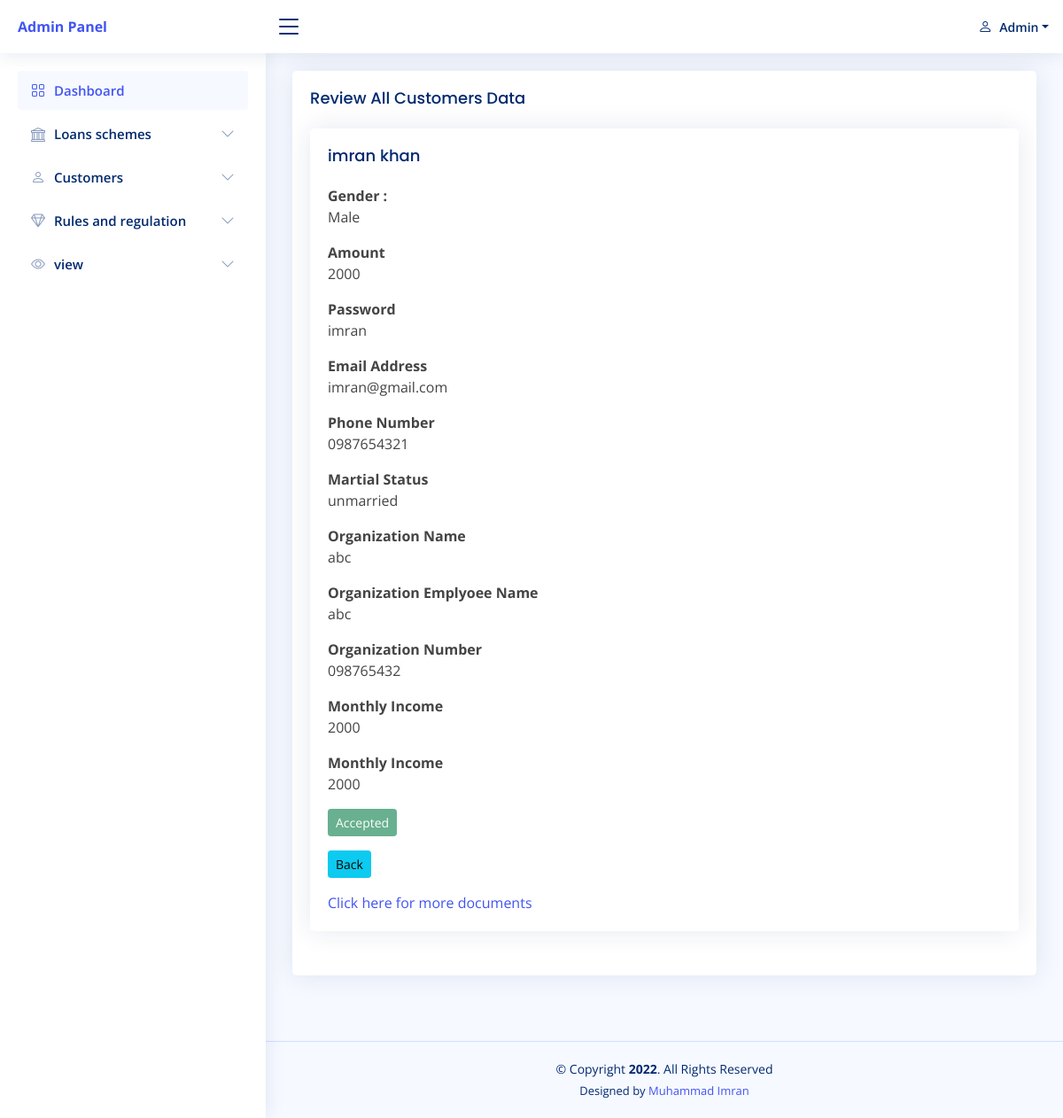
The page /NiceAdmin/Moreinfo.php?moreID=10 (signed in) on the database its author committed.
### tables this page shows
CREATE TABLE `basic_inquiry_table` (
  `basic_inquiry_id` int(11) NOT NULL AUTO_INCREMENT,
  `basic_inquiry_amount` int(11) DEFAULT NULL,
  `basic_inquiry_gender` varchar(255) DEFAULT NULL,
  `basic_inquiry_first_name` varchar(255) DEFAULT NULL,
  `basic_inquiry_last_name` varchar(255) DEFAULT NULL,
  `basic_inquiry_customer_password` varchar(255) DEFAULT NULL,
  `basic_inquiry_email_address` varchar(255) DEFAULT NULL,
  `basic_inquiry_phone_number` varchar(255) DEFAULT NULL,
  `basic_inquiry_MARITAL_STATUS` varchar(255) DEFAULT NULL,
  `basic_inquiry_emp_industry` varchar(255) DEFAULT NULL,
  `basic_inquiry_emp_industry_name` varchar(255) DEFAULT NULL,
  `basic_inquiry_emp_industry_p_number` varchar(255) DEFAULT NULL,
  `basic_inquiry_emp_monthly_income` int(11) DEFAULT NULL,
  `basic_inquiry_status` int(11) DEFAULT 1,
  PRIMARY KEY (`basic_inquiry_id`)
);

### NiceAdmin/Moreinfo.php (the view, shortened to what this page needs)
<?php
require_once("header.php");
?>
  <main id="main" class="main">
    <section class="section dashboard">
      <div class="row">
        <div class="col-lg-12">
          <div class="card">
            <div class="card-body">
              <h5 class="card-title">Review All Customers Data </h5>
			<?php
				if(isset($_GET['moreID'])){
				$moreID = $_GET['moreID'];
				$query="select * from basic_inquiry_table where basic_inquiry_id='$moreID' order by basic_inquiry_id DESC";
				$runquery=mysqli_query($link,$query);
				if(mysqli_num_rows($runquery)>0){
				while($row=mysqli_fetch_array($runquery)){
				?>
          <div class="card">
            <div class="card-body">
              <h5 class="card-title"><?php echo $row['basic_inquiry_first_name'].' '.$row['basic_inquiry_last_name']; ?></h5>
              <b>Gender : </b><p><?php echo $row['basic_inquiry_gender']; ?></p>
              <b>Amount</b><p><?php echo $row['basic_inquiry_amount']; ?></p>
              <b>Password</b><p><?php echo $row['basic_inquiry_customer_password']; ?></p>
              <b>Email Address</b><p><?php echo $row['basic_inquiry_email_address']; ?></p>
              <b>Phone Number</b><p><?php echo $row['basic_inquiry_phone_number']; ?></p>
              <b>Martial Status</b><p><?php echo $row['basic_inquiry_MARITAL_STATUS']; ?></p>
              <b>Organization Name</b><p><?php echo $row['basic_inquiry_emp_industry']; ?></p>
              <b>Organization Emplyoee Name</b><p><?php echo $row['basic_inquiry_emp_industry_name']; ?></p>
              <b>Organization Number</b><p><?php echo $row['basic_inquiry_emp_industry_p_number']; ?></p>
              <b>Monthly Income</b><p><?php echo $row['basic_inquiry_emp_monthly_income']; ?></p>
              <b>Monthly Income</b><p><?php echo $row['basic_inquiry_emp_monthly_income']; ?></p>
			 <p>
			 <?php
			 if($row['basic_inquiry_status']==2){
			 ?>
			 <button type="button" title="click here for more details"  class="btn btn-success btn-sm disabled">Accepted</button>
			<?php
			}
			?>
			</p>
			  <p>
			 <a href="All_customers.php" ><button type="button" title="click here for more details" class="btn btn-info btn-sm">Back</button></a>
			 </p>
	         <a href="Request_for_more_documents.php?moredocID=<?php echo $row['basic_inquiry_id']; ?>" >Click here for more documents</a>
            </div>
          </div>
		  	  <?php
				}
				}else
				{
				?>
					<p>Record not found</p>
				 <?php
				 }
				}
				 ?>
            </div>
          </div>
        </div>
      </div>
    </section>
  <br/>
  </main>
  <?php
require_once("footer.php");
?>

### NiceAdmin/assets/css/style.css (style rules this page uses)
:root { scroll-behavior: smooth; }
body { font-family: "Open Sans", sans-serif; background: #f6f9ff; color: #444444; }
a { color: #4154f1; text-decoration: none; }
h1, h2, h3, h4, h5, h6 { font-family: "Nunito", sans-serif; }
#main { margin-top: 60px; padding: 20px 30px; transition: all 0.3s; }
.card { margin-bottom: 30px; border: none; border-radius: 5px; box-shadow: 0px 0 30px rgba(1, 41, 112, 0.1); overflow: hidden; }
.card-title { padding: 20px 0 15px 0; font-size: 18px; font-weight: 500; color: #012970; font-family: "Poppins", sans-serif; }
.card-body { padding: 0 20px 20px 20px; }
@media (min-width: 1200px) { #main, #footer { margin-left: 300px; } }

### rows shown on the page
basic_inquiry_table: basic_inquiry_first_name "imran", basic_inquiry_last_name "khan", basic_inquiry_gender "Male", basic_inquiry_amount "2000", basic_inquiry_customer_password "imran", basic_inquiry_email_address "imran@gmail.com", basic_inquiry_phone_number "0987654321", basic_inquiry_MARITAL_STATUS "unmarried", basic_inquiry_emp_industry "abc", basic_inquiry_emp_industry_name "abc", basic_inquiry_emp_industry_p_number "098765432", basic_inquiry_emp_monthly_income "2000", basic_inquiry_status "Accepted"
